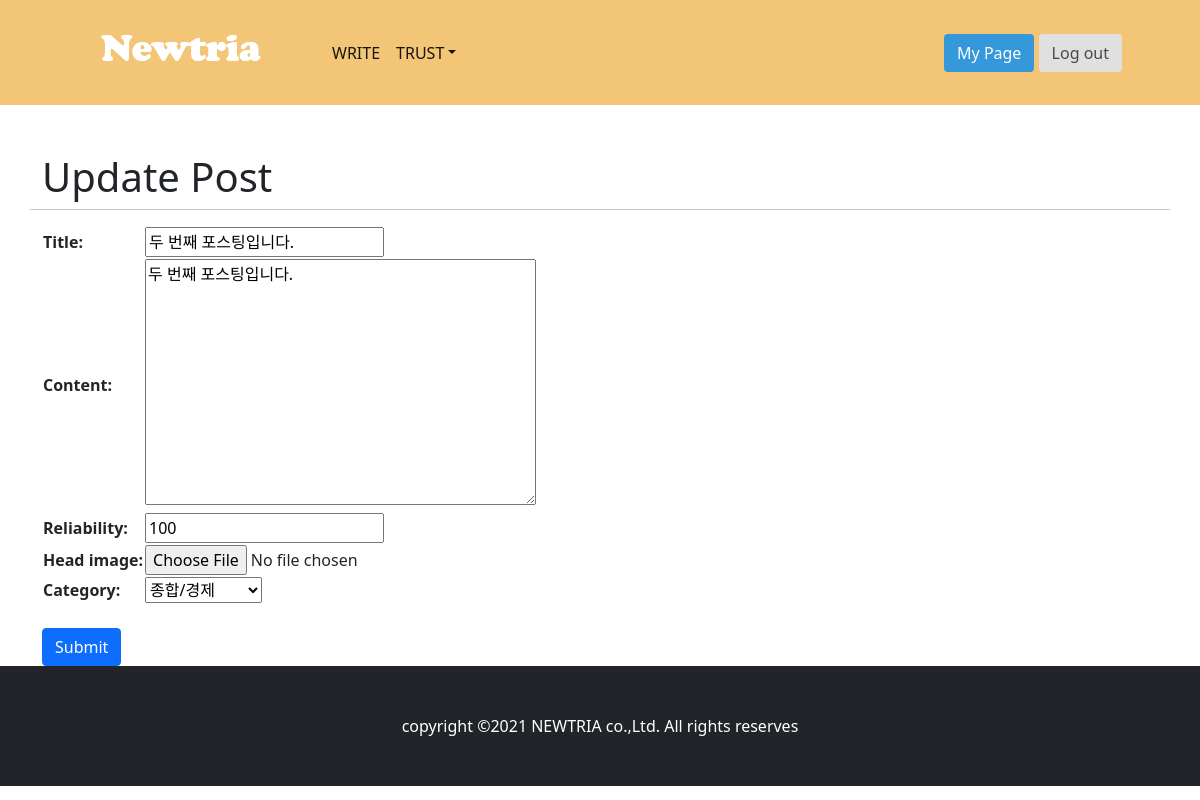
Before: /posting/update_post/2/ (signed in) with the older database file.
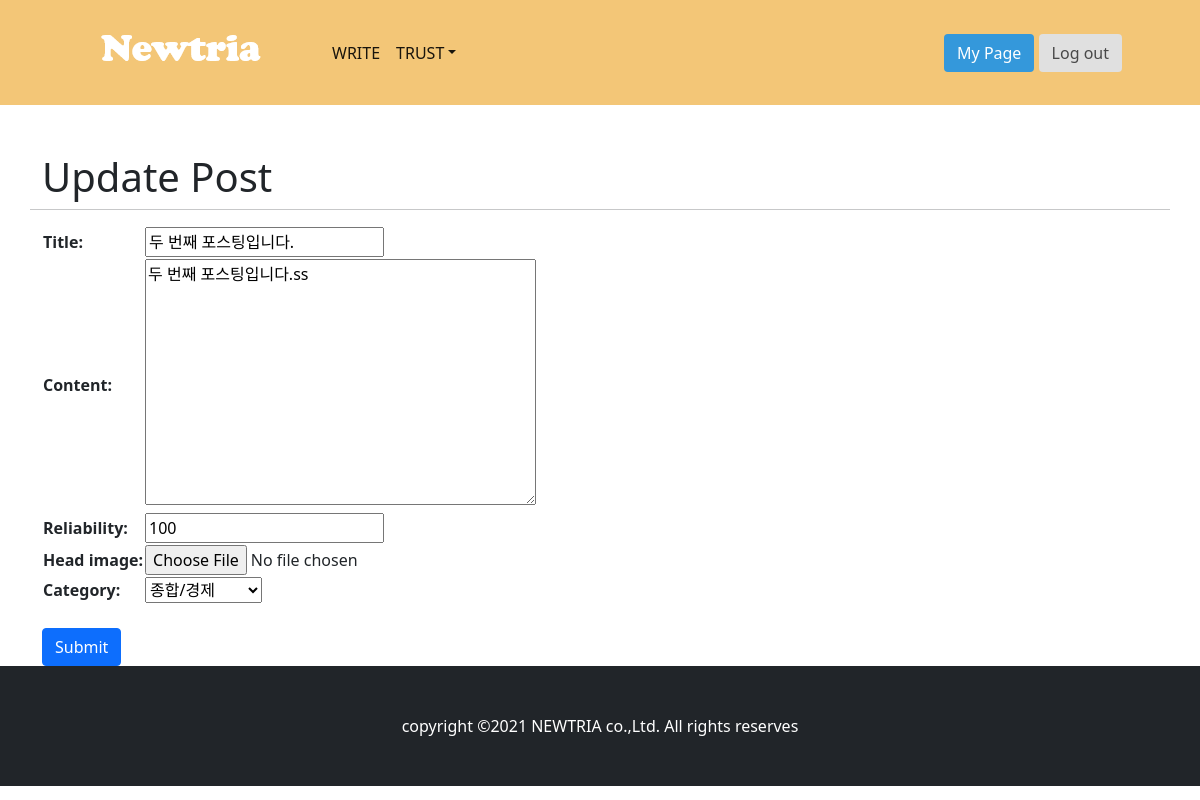
After: the same page with the newer database file.
### posting/models.py (models this page shows, shortened)
class Post(models.Model):
    title=models.CharField(max_length=30)
    reliability=models.IntegerField()
    content=models.TextField()
    head_image = models.ImageField(upload_to='posting/images/%Y/%m/%d/', blank=True)
    created_at=models.DateTimeField(auto_now_add=True)
    updated_at=models.DateTimeField(auto_now=True)
    category = models.ForeignKey(Category, null=True, blank=True, on_delete=models.SET_NULL)
    author = models.ForeignKey(User, null=True, on_delete=models.SET_NULL)

### posting/views.py (the view, shortened to what this page needs)
# urls.py: path('update_post/<int:pk>/', views.PostUpdate.as_view()),
class PostUpdate(LoginRequiredMixin, UpdateView): # 모델명_form
    model = Post
    fields = ['title', 'content', 'reliability', 'head_image', 'category']
    template_name = 'posting/post_update_form.html'
    def dispatch(self, request, *args, **kwargs):
        if request.user.is_authenticated and request.user == self.get_object().author :
            return super(PostUpdate, self).dispatch(request, *args, **kwargs)
        else :
            raise PermissionDenied
    def get_context_data(self, *, object_list=None, **kwargs):
        context = super(PostUpdate, self).get_context_data()
        return context

### posting/models.py (called while the page is built)
    def __str__(self):
        return self.name

### posting/templates/posting/post_update_form.html (shortened to what this page needs)
{% extends 'posting/base.html' %}
{% block main_area %}
    <h1>Update Post</h1>
    <hr/>
    <form method="post" enctype="multipart/form-data">
        <table>
            {{form}}
        </table>
            <br>
        <button type="submit" class="btn btn-primary float-right">Submit</button>
    </form>
{% endblock %}

Changed rows visible on the page:
changed Post "두 번째 포스팅입니다.": content "두 번째 포스팅입니다." → "두 번째 포스팅입니다.ss"
